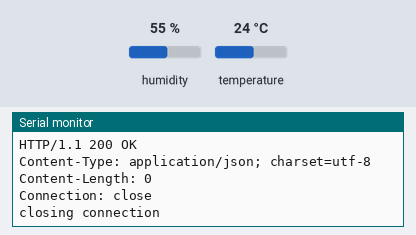
Bench run of a sketch on a simulated ESP8266 (NodeMCU). Shown: the last lines printed to the serial monitor. Inputs (shaded band) come from the test bench; at power-on: humidity 55 %, temperature 24 °C. WiFi joins after 1.5 s; servers stay silent unless stated; uploads are accepted with an empty reply.

Above: at 17.9 s.
18.0 s: humidity set to 22 %
At 22.7 s:
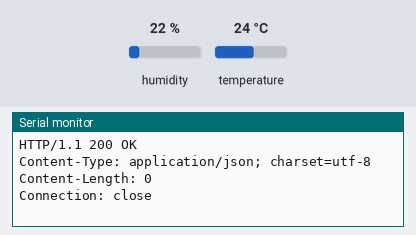
33.1 s: temperature set to 12 °C
At 42.1 s:
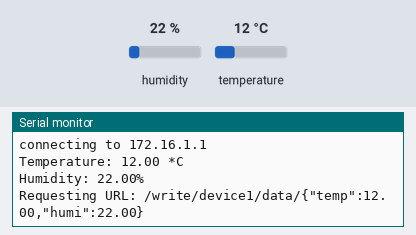
48.2 s: humidity set to 40 %
At 61.43 s:
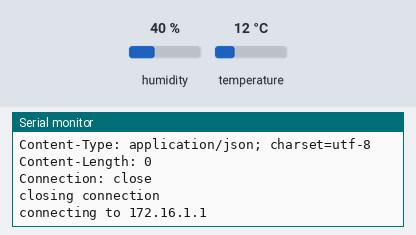
Timing chart, 0 to 62.9 s (numbered marks = the images above; inputs shaded):
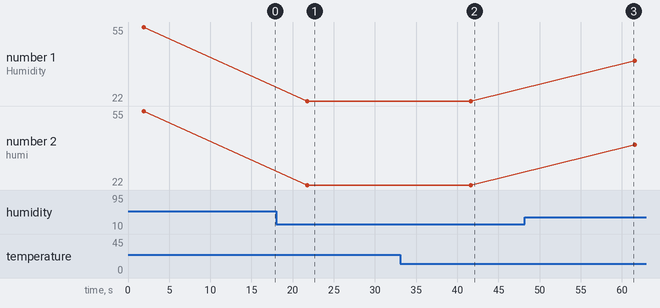

Measured:
- after the input at 18.0 s, the serial monitor: prints a new line after 3.8 s (image 1)
- after the input at 33.1 s, the serial monitor: prints a new line after 8.6 s (image 2)
- plotted number 1: 55 → 22 after the input at 18.0 s, 22 → 40 after the input at 48.2 s
- plotted number 2: 55 → 22 after the input at 18.0 s, 22 → 40 after the input at 48.2 s

The sketch:

http_esp8266_tien.ino
```cpp
/*
 *  Simple HTTP get webclient test
 */

#include <ESP8266WiFi.h>
#include <Wire.h>
#include <Adafruit_Sensor.h>
#include <DHT.h>
#include <DHT_U.h>

#define DHTPIN            13         // Pin which is connected to the DHT sensor.
//#define DHTTYPE           DHT11     // DHT 11
#define DHTTYPE             DHT22

float dht11_humidity =0;
float dht11_temperature =0;
DHT_Unified dht(DHTPIN, DHTTYPE);

const char* ssid     = "Cosin";
const char* password = "12345678";

const char* host = "172.16.1.1";
   WiFiClient client;
void setup() {
  Serial.begin(115200);
  delay(100);
  dht.begin();
  // We start by connecting to a WiFi network

  Serial.println();
  Serial.println();
  Serial.print("Connecting to ");
  Serial.println(ssid);

  WiFi.begin(ssid, password);

  while (WiFi.status() != WL_CONNECTED) {
    delay(500);
    Serial.print(".");
  }

  Serial.println("");
  Serial.println("WiFi connected");
  Serial.println("IP address: ");
  Serial.println(WiFi.localIP());
  Serial.print("Netmask: ");
  Serial.println(WiFi.subnetMask());
  Serial.print("Gateway: ");
  Serial.println(WiFi.gatewayIP());
}

int value = 0;

void loop() {


  WiFi.begin(ssid, password);

  Serial.print("connecting to ");
  Serial.println(host);

  // Use WiFiClient class to create TCP connections

  const int httpPort = 1880;
  if (!client.connect(host, httpPort)) {
    Serial.println("connection failed");
    return;
  }

  //read sensor
  dht11_mesurement();

  // We now create a URI for the request
  String url = "/write/device1/data/{\"temp\":"+(String)dht11_temperature + ",\"humi\":"+(String)dht11_humidity + "}";
  Serial.print("Requesting URL: ");
  Serial.println(url);

  // This will send the request to the server
  client.print(String("GET ") + url + " HTTP/1.1\r\n" +
               "Host: " + host + "\r\n" +
               "Connection: close\r\n\r\n");
  delay(500);

  // Read all the lines of the reply from server and print them to Serial
  while(client.available()){
    String line = client.readStringUntil('\r');
    Serial.print(line);
  }

  Serial.println();
  Serial.println("closing connection");
  client.stop();

  delay(18000);
}

void dht11_mesurement(){
         delay(100);
      // Get temperature event and print its value.
      sensors_event_t event;
      dht.temperature().getEvent(&event);
      if (isnan(event.temperature)) {
        Serial.println("Error reading temperature!");
      }
      else {
        Serial.print("Temperature: ");
        dht11_temperature=event.temperature;
        Serial.print(event.temperature);
        Serial.println(" *C");
      }
      // Get humidity event and print its value.
      dht.humidity().getEvent(&event);
      if (isnan(event.relative_humidity)) {
        Serial.println("Error reading humidity!");
      }
      else {
        Serial.print("Humidity: ");
        Serial.print(event.relative_humidity);
        dht11_humidity=event.relative_humidity;
        Serial.println("%");
      }

  }
```
